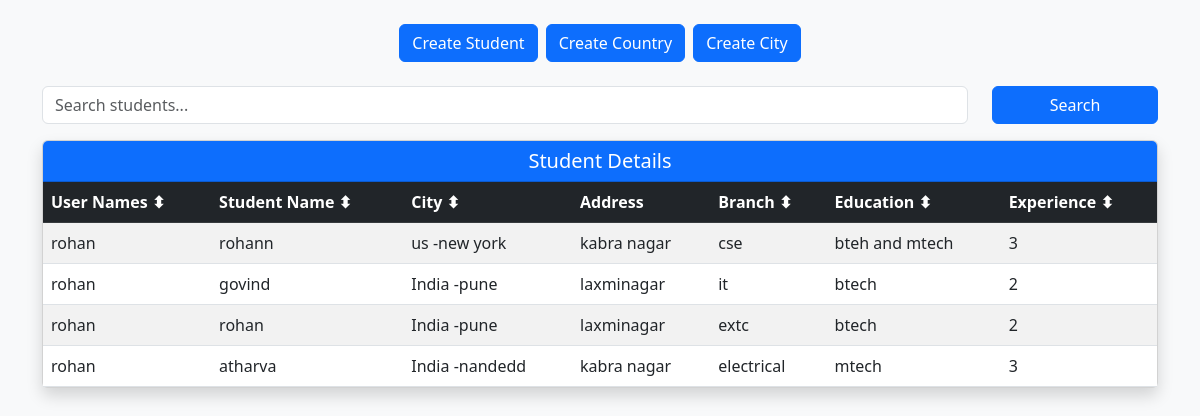
The page /studentdisplay/?&sort=user (signed in) on the database its author committed.
### student/models.py (models this page shows, shortened)
class Student(models.Model):
    user = models.ForeignKey(User, on_delete=models.CASCADE, null=True,blank=True)
    student_name = models.CharField(max_length=30)
    city = models.ForeignKey(City, on_delete=models.CASCADE)
    address = models.CharField(max_length=50)
    branch = models.CharField(max_length=30)
    education = models.CharField(max_length=30)
    experience = models.CharField(max_length=30)
    class Meta:
        verbose_name = "Students Information"
        verbose_name_plural = "Students Informations"

class City(models.Model):
    user = models.ForeignKey(User, on_delete=models.CASCADE, null=True,blank=True)
    city_name = models.CharField(max_length=300, null=True, blank=True)
    country = models.ForeignKey(Country, on_delete=models.CASCADE)
    def __str__(self):
        return '%s -%s' % (self.country, self.city_name)

class Country(models.Model):
    user = models.ForeignKey(User, on_delete=models.CASCADE, null=True,blank=True)
    country_name = models.CharField(max_length=30)
    def __str__(self):
        return self.country_name

### student/views.py (the view, shortened to what this page needs)
# urls.py: path('studentdisplay/', views.studentdisplay, name='studentdisplay'),
@login_required
def studentdisplay(request):
    search_query = request.GET.get('search', '')
    sort_by = request.GET.get('sort', 'student_name')  # Default sorting by student_name
    student = Student.objects.all()
    if sort_by == 'student_name':
        student = student.order_by('student_name')
    elif sort_by == 'city':
        student = student.order_by('city__city_name')  # Adjust if your City model has a name field
    elif sort_by == 'branch':
        student = student.order_by('branch')
    elif sort_by == 'education':
        student = student.order_by('education')
    elif sort_by == 'experience':
        student = student.order_by('experience')
    return render(request, 'displaystudents.html', { 'student':student})

### templates/displaystudents.html (shortened to what this page needs)
<!doctype html>
<html lang="en">
<head>
    <link href="https://cdn.jsdelivr.net/npm/bootstrap@5.3.0/dist/css/bootstrap.min.css" rel="stylesheet">
</head>
<body class="bg-light">
    <div class="container py-4">
        <div class="d-flex justify-content-center gap-2 mb-4">
            <a href="{% url 'create_student' %}" class="btn btn-primary">Create Student</a>
            <a href="{% url 'create_country' %}" class="btn btn-primary">Create Country</a>
            <a href="{% url 'create_city' %}" class="btn btn-primary">Create City</a>
        </div>
        <form method="get" class="mb-3">
            <div class="row">
                <div class="col-md-10">
                    <input type="text" name="search" class="form-control" placeholder="Search students..." value="{{ request.GET.search }}">
                </div>
                <div class="col-md-2">
                    <button type="submit" class="btn btn-primary w-100">Search</button>
                </div>
            </div>
        </form>
        <div class="card shadow">
            <div class="card-header bg-primary text-white text-center">
                <h5 class="mb-0">Student Details</h5>
            </div>
            <div class="table-responsive">
                <table class="table table-striped table-hover mb-0">
                    <thead class="table-dark">
                        <tr>
                            <th scope="col">
                                <a href="?{{ request.GET.urlencode|slice:':-6' }}&sort=user" class="text-white text-decoration-none">
                                    User Names <span>⬍</span>
                                </a>
                            </th>
                            <th scope="col">
                                <a href="?{{ request.GET.urlencode|slice:':-6' }}&sort=student_name" class="text-white text-decoration-none">
                                    Student Name <span>⬍</span>
                                </a>
                            </th>
                            <th scope="col">
                                <a href="?{{ request.GET.urlencode|slice:':-6' }}&sort=city" class="text-white text-decoration-none">
                                    City <span>⬍</span>
                                </a>
                            </th>
                            <th scope="col">Address</th>
                            <th scope="col">
                                <a href="?{{ request.GET.urlencode|slice:':-6' }}&sort=branch" class="text-white text-decoration-none">
                                    Branch <span>⬍</span>
                                </a>
                            </th>
                            <th scope="col">
                                <a href="?{{ request.GET.urlencode|slice:':-6' }}&sort=education" class="text-white text-decoration-none">
                                    Education <span>⬍</span>
                                </a>
                            </th>
                            <th scope="col">
                                <a href="?{{ request.GET.urlencode|slice:':-6' }}&sort=experience" class="text-white text-decoration-none">
                                    Experience <span>⬍</span>
                                </a>
                            </th>
                        </tr>
                    </thead>
                    <tbody>
                        {% for entry in student %}
                        <tr>
                            <td>{{ entry.user }}</td>
                            <td>{{ entry.student_name }}</td>
                            <td>{{ entry.city }}</td>
                            <td>{{ entry.address }}</td>
                            <td>{{ entry.branch }}</td>
                            <td>{{ entry.education }}</td>
                            <td>{{ entry.experience }}</td>
                        </tr>
                        {% empty %}
                        <tr>
                            <td colspan="7" class="text-center">No students found.</td>
                        </tr>
                        {% endfor %}
                    </tbody>
                </table>
            </div>
        </div>
    </div>
</body>
</html>

### rows shown on the page
Student: user "rohan", student_name "rohann", city "us -new york", address "kabra nagar", branch "cse", education "bteh and mtech", experience "3"
Student: user "rohan", student_name "govind", city "India -pune", address "laxminagar", branch "it", education "btech", experience "2"
Student: user "rohan", student_name "rohan", city "India -pune", address "laxminagar", branch "extc", education "btech", experience "2"
Student: user "rohan", student_name "atharva", city "India -nandedd", address "kabra nagar", branch "electrical", education "mtech", experience "3"
